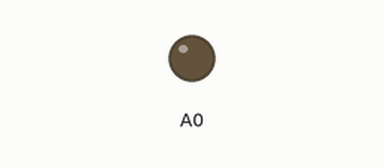
The sketch below on a simulated Arduino Zero (SAMD21). On the bench: output pins drawn as LEDs (lit = HIGH). What the sketch prints to the serial monitor is not drawn.

Above: at 0.15 s.
At 0.75 s:
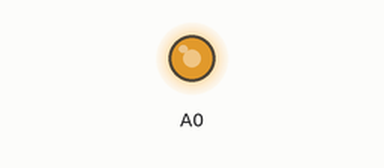
Timing chart, 0 to 0.7 s (numbered marks = the images above):
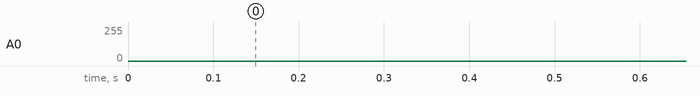

The sketch:

SineWaveDAC.ino
```cpp
/*
   The Arduino models based on the SAMD M0+ processor,
   including the MKR series of boards and the Nano 33 IoT,
   have a built-in digital-to-analog converter. This means
   that they can output a true changing voltage from 0V to
   the supply voltage of the board (3.3V for most of them).

   This example demonstrates DAC output on those boards.
   It outputs a sinewave from 0-3.3V on pin A0.

   created 19 Nov 2019
   by Tom Igoe
*/

float inputValue = 0.0;  // input value for the sine function

void setup() {
  // initialize serial communication:
  Serial.begin(9600);
  // set the DAC resolution to 10 bits:
  analogWriteResolution(10);
}

void loop() {
  // change the input by 1 degree:
  inputValue = inputValue + PI / 180;
  // get the sine of the input:
  float sineValue = sin(inputValue);
  // range of sine is -1 to 1. Scale to 0 - 1023:
  float outputValue = (sineValue * 512) + 512;
  // output:
  Serial.println(outputValue);
  // the DAC on the MKR boards and the Nano 33 IoT is on pin A0:
  analogWrite(A0, outputValue);
}
```
